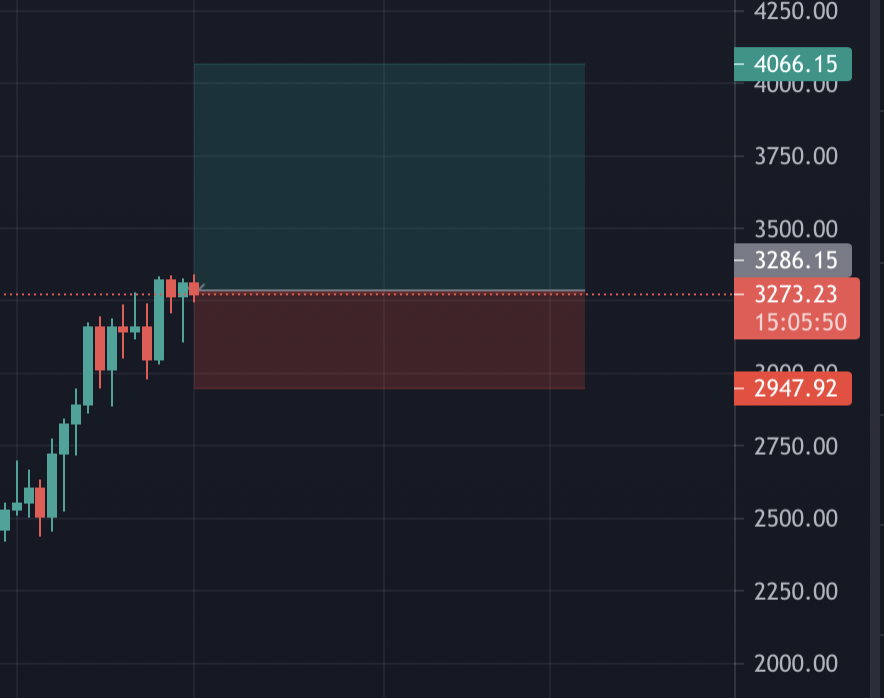
#> input picture f_210611a28f0f1df6.png, 884 x 698 px
$ python color_detection.py
#> lines starting #> are read from the running program, lines starting #| are printed output that depends on the picture; after the words box and inside, x2 and y2 are one past the last pixel; in counts of white or black regions, pixels touching at a corner belong together
import cv2
import numpy as np

def empty(a):
    pass

cv2.namedWindow("TrackBars")
cv2.resizeWindow("TrackBars", 640, 240)
cv2.createTrackbar("Hue Min", "TrackBars", 0, 179, empty)
#> slider 'Hue Min' is set to 35
cv2.createTrackbar("Hue Max", "TrackBars", 179, 179, empty)
cv2.createTrackbar("Sat Min", "TrackBars", 0, 255, empty)
#> slider 'Sat Min' is set to 51
cv2.createTrackbar("Sat Max", "TrackBars", 255, 255, empty)
cv2.createTrackbar("Val Min", "TrackBars", 0, 255, empty)
#> slider 'Val Min' is set to 51
cv2.createTrackbar("Val Max", "TrackBars", 255, 255, empty)

img = cv2.imread("f_210611a28f0f1df6.png")
#> img is the input picture: shape (698, 884, 3); mean B, G, R 44.4, 36.1, 33.6
img = cv2.resize(img, (640, 640))
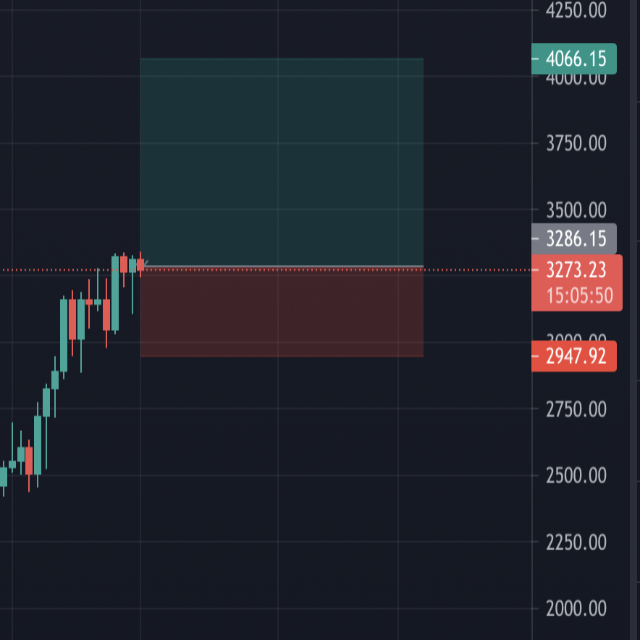
#> img: shape (640, 640, 3); mean B, G, R 44.4, 36, 33.5
imgHSV = cv2.cvtColor(img, cv2.COLOR_BGR2HSV)
#> imgHSV: shape (640, 640, 3); mean H, S, V 111, 100.7, 48.8

lower = np.array([85, 15, 10])
upper = np.array([122, 235, 255])

while True:
    h_min = cv2.getTrackbarPos("Hue Min", "TrackBars")
    h_max = cv2.getTrackbarPos("Hue Max", "TrackBars")
    s_min = cv2.getTrackbarPos("Sat Min", "TrackBars")
    s_max = cv2.getTrackbarPos("Sat Max", "TrackBars")
    v_min = cv2.getTrackbarPos("Val Min", "TrackBars")
    v_max = cv2.getTrackbarPos("Val Max", "TrackBars")
    lower = np.array([h_min, s_min, v_min])
    upper = np.array([h_max, s_max, v_max])
    mask = cv2.inRange(imgHSV, lower, upper)
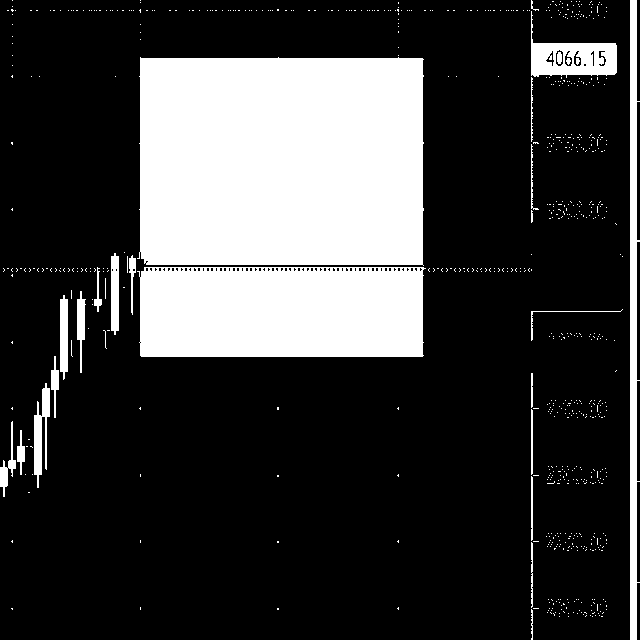
#> mask: shape (640, 640); 23.6% white; 726 white regions (698 under 20 px), largest, box (x1, y1, x2, y2) and area: (137, 57, 424, 266) 58568, (137, 267, 426, 357) 25145, (630, 0, 640, 640) 4498
    imgResult = cv2.bitwise_and(img, img, mask=mask)
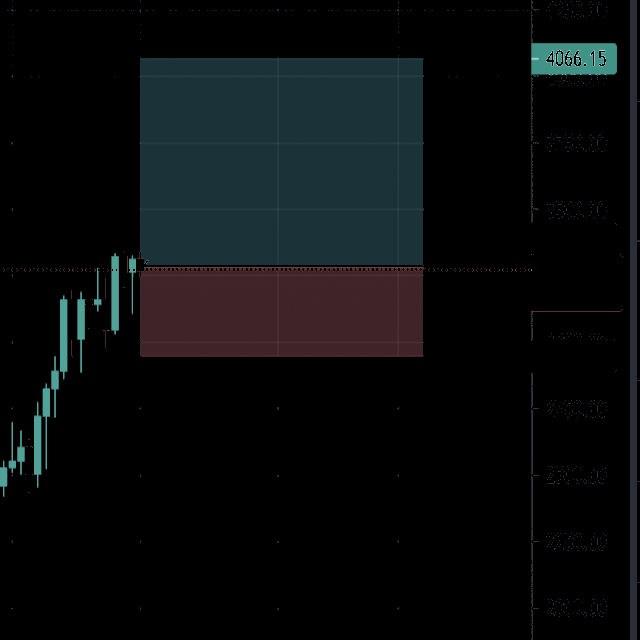
#> imgResult: shape (640, 640, 3); mean B, G, R 13.6, 12.5, 9.7

    cv2.imshow("aaaa", imgResult)
    cv2.waitKey(1)
